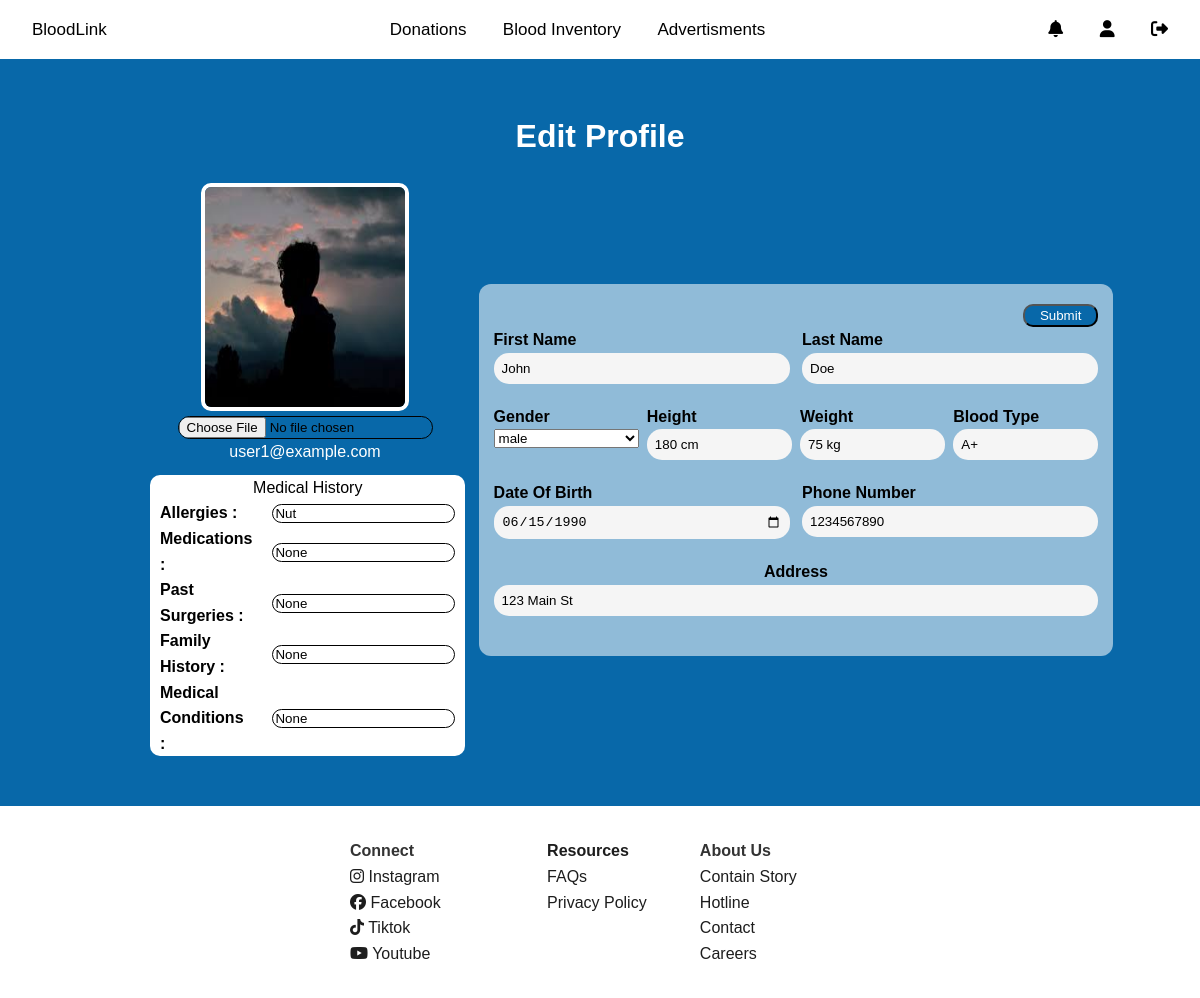
The page /profile/edit_profile.php (signed in) on the database its author committed.
### tables this page shows
CREATE TABLE `profile` (
  `id` int(4) NOT NULL,
  `userID` int(11) DEFAULT NULL,
  `firstname` varchar(255) DEFAULT NULL,
  `lastname` varchar(255) DEFAULT NULL,
  `gender` varchar(6) DEFAULT NULL,
  `height` int(11) DEFAULT NULL,
  `weight` int(11) DEFAULT NULL,
  `bloodtype` varchar(6) DEFAULT NULL,
  `dob` date DEFAULT NULL,
  `phonenum` varchar(12) DEFAULT NULL,
  `address` text DEFAULT NULL,
  `img_path` varchar(50) NOT NULL
);

CREATE TABLE `user` (
  `userID` int(11) NOT NULL,
  `userEmail` varchar(100) NOT NULL,
  `userPwd` varchar(255) NOT NULL,
  `registrationDate` date NOT NULL DEFAULT curdate()
);

CREATE TABLE `medical_history` (
  `historyID` int(11) NOT NULL,
  `userID` int(11) DEFAULT NULL,
  `allergies` varchar(255) NOT NULL,
  `medications` varchar(255) NOT NULL,
  `past_surgeries` varchar(255) NOT NULL,
  `family_history` varchar(255) NOT NULL,
  `medical_conditions` varchar(255) NOT NULL
);

### profile/edit_profile.php (the view, shortened to what this page needs)
<?php
include('../config.php');
?>
<!DOCTYPE html>
<html lang="en">
<head>
    <link rel="stylesheet" href="../css/nav_footer.css">
    <link rel="stylesheet" href="css/style.css">
</head>
<body>
    <?php
    include('../user_nav.php');
    $sqlProfile = 'SELECT * FROM profile WHERE userID=' . $_SESSION["UID"];
    $resultProfile = mysqli_query($conn, $sqlProfile);
    $sqlMedical = 'SELECT * FROM medical_history WHERE userID=' . $_SESSION["UID"];
    $resultMedical = mysqli_query($conn, $sqlMedical);
    $sqluser = 'SELECT * FROM user WHERE userID=' . $_SESSION["UID"];
    $resultuser = mysqli_query($conn, $sqluser);
    if (mysqli_num_rows($resultProfile) > 0) {
        $row = mysqli_fetch_assoc($resultProfile);
        $firstname = $row["firstname"];
        $lastname = $row["lastname"];
        $gender = $row["gender"];
        $height = $row["height"];
        $weight = $row["weight"];
        $bloodtype = $row["bloodtype"];
        $dob = $row["dob"];
        $phonenum = $row["phonenum"];
        $address = $row["address"];
        if($row["img_path"] != NULL){
            $img = $row["img_path"];
        } else {
            $img = "default.png";
        }
    }
    if (mysqli_num_rows($resultMedical) > 0) {
        $row = mysqli_fetch_assoc($resultMedical);
        $allergies = $row["allergies"];
        $medications = $row["medications"];
        $pastSurgeries = $row["past_surgeries"];
        $familyHistory = $row["family_history"];
        $medicalConditions = $row["medical_conditions"];
    }
    if (mysqli_num_rows($resultuser) > 0) {
        $row = mysqli_fetch_assoc($resultuser);
        $email = $row["userEmail"];
    }
    ?>
    <form action="edit_profile_action.php" method="POST" enctype="multipart/form-data">
        <main>
            <h1>Edit Profile</h1>
            <div class="profile">
                <div class="picture">
                    <div class="dp">
                        <img src="img/<?= $img ?>" alt="Profile Picture">
                        <input type="file" name="fileToUpload" id="fileToUpload" accept=".jpg, .jpeg, .png">
                    </div>
                    <div class="email">
                        <label><?= $email ?></label>
                    </div>
                    <div style="width: 310px;">
                        <table class="medical">
                            <tr>
                                <td colspan="2" style="text-align: center;">Medical History</td>
                            </tr>
                            <tr>
                                <th>Allergies :</th>
                                <td><input type="text" id="allergies" name="allergies" value='<?= $allergies ?>'></td>
                            </tr>
                            <tr>
                                <th>Medications :</th>
                                <td><input type="text" id="medications" name="medications" value='<?= $medications ?>'></td>
                            </tr>
                            <tr>
                                <th>Past Surgeries :</th>
                                <td><input type="text" id="pastSurgeries" name="pastSurgeries" value='<?= $pastSurgeries ?>'></td>
                            </tr>
                            <tr>
                                <th>Family History :</th>
                                <td><input type="text" id="familyHistory" name="familyHistory" value='<?= $familyHistory ?>'></td>
                            </tr>
                            <tr>
                                <th>Medical Conditions :</th>
                                <td><input type="text" id="medicalConditions" name="medicalConditions" value='<?= $medicalConditions ?>'></td>
                            </tr>
                        </table>
                    </div>
                </div>
                <div class="bioframe">
                    <div class="bio">
                        <div class="edit">
                            <button type="submit">Submit</button>
                        </div>
                        <div class="row">
                            <div class="column">
                                <label class="title">First Name</label>
                                <input type="text" id="firstname" name="firstname" value='<?= $firstname ?>'>
                            </div>
                            <div class="column">
                                <label class="title">Last Name</label>
                                <input type="text" id="lastname" name="lastname" value='<?= $lastname ?>'>
                            </div>
                        </div>
                        <div class="row">
                            <div class="column" style="width: 24%;">
                                <label class="title">Gender</label>
                                <select size="1" name="gender">
                                    <?php
                                    if ($gender == "male")
                                        echo '<option value="male" selected>male</option>';
                                    else
                                        echo '<option value="male">male</option>';
                                    ?>
                                </select>
                            </div>
                            <div class="column" style="width: 24%;">
                                <label class="title">Height</label>
                                <input type="text" id="height" name="height" value='<?= $height ?> cm'>
                            </div>
                            <div class="column" style="width: 24%;">
                                <label class="title">Weight</label>
                                <input type="text" id="weight" name="weight" value='<?= $weight ?> kg'>
                            </div>
                            <div class="column" style="width: 24%;">
                                <label class="title">Blood Type</label>
                                <input type="text" id="bloodtype" name="bloodtype" value='<?= $bloodtype ?>'>
                            </div>
                        </div>
                        <div class="row">
                            <div class="column">
                                <label class="title">Date Of Birth</label>
                                <input type="date" id="dob" name="dob" value='<?= $dob ?>'>
                            </div>
                            <div class="column">
                                <label class="title">Phone Number</label>
                                <input type="text" id="phonenum" name="phonenum" value='<?= $phonenum ?>'>
                            </div>
                        </div>
                        <div class="row" style="text-align: center;">
                            <div class="column " style="width: 100%;">
                                <label class="title">Address</label>
                                <input type="text" id="address" name="address" value='<?= $address ?>'>
                            </div>
                        </div>
                    </div>
                </div>
            </div>
        </main>
    </form>
    <?php include('../footer.php') ?>
</body>
</html>

### css/nav_footer.css (style rules this page uses)
body { font-family: "Arial", sans-serif; background-color: #0868a9; font-size: 16px; line-height: 1.6; margin: 0; padding: 0; min-height: 100vh; }

### profile/css/style.css (style rules this page uses)
main { display: flex; flex-direction: column; align-items: center; justify-content: center; margin-bottom: 50px; margin-top: 30px; }
h1 { color: white; }
.profile { display: flex; justify-content: space-between; width: 900px; }
.picture { display: flex; flex-direction: column; align-items: center; justify-content: center; }
.bioframe { display: flex; align-items: center; justify-content: center; width: 100%; }
.bio { background-color: rgba(255, 255, 255, 0.55); width: 90%; padding: 20px 15px 20px 15px; border-radius: 12px; }
.edit { display: flex; justify-content: end; }
.row { display: flex; text-align: left; justify-content: space-between; margin-bottom: 20px; }
.column { display: flex; flex-direction: column; width: 49%; }
.title { font-weight: bold; }
.dp { display: flex; flex-direction: column; justify-content: center; align-items: center; }
.dp img { width: 200px; height: 220px; border-radius: 10px; border: 4px solid white; margin-bottom: 5px; }
.email { color:white; margin-bottom: 10px; }
.medical { border-collapse: collapse; border:none; border-radius: 10px; width: 100%; background-color: white; }
.medical th, td { text-align: left; padding: 0px 10px; }
td { width: 140px; }

### profile/edit_profile.php (style rules this page uses)
.bio input { background-color: whitesmoke; text-align: left; border-radius: 15px; padding: 8px; border: none; }
.picture input { border-radius: 15px; border: 1px solid black; }
button { background-color: #0868a9; padding: 2px 15px; color: white; border-radius: 10px; }

### rows shown on the page
profile: img_path (placeholder picture), firstname "John", lastname "Doe", gender "male", height "180 cm", weight "75 kg", bloodtype "A+", dob "06/15/1990", phonenum "1234567890", address "123 Main St"
user: userEmail "user1@example.com"
medical_history: allergies "Nut", medications "None", pastSurgeries "None", familyHistory "None", medicalConditions "None"
